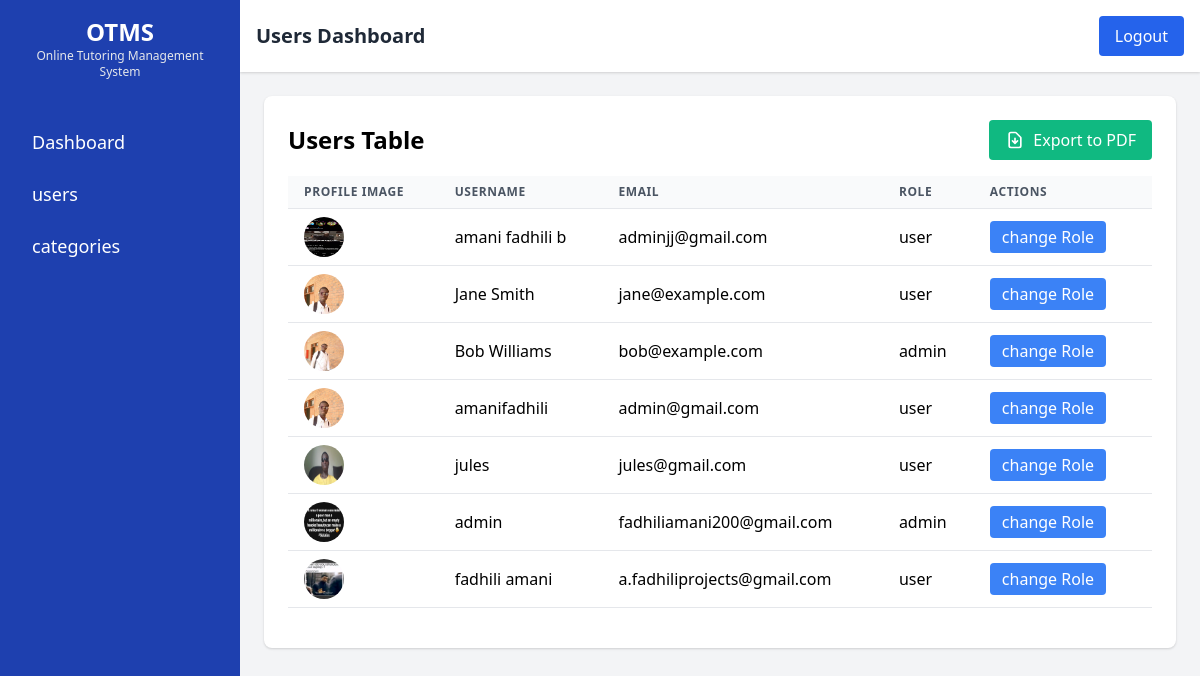
Page /admin/users.php on the earlier database version.
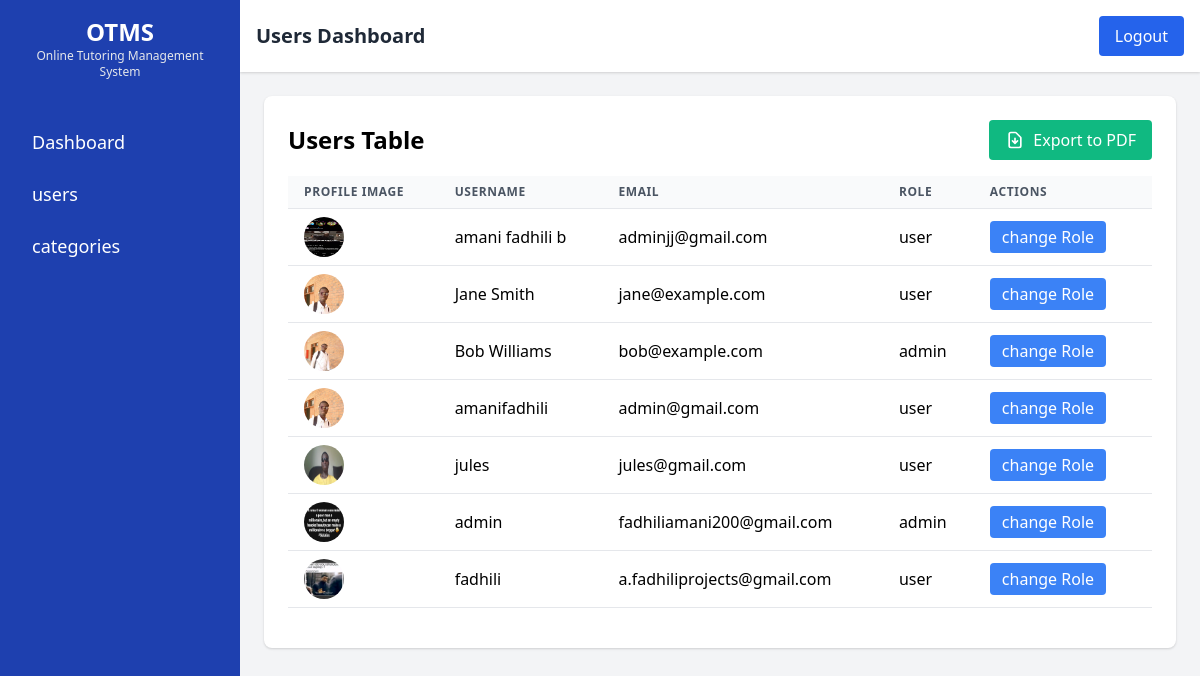
Same page on the later database version.
### tables this page shows
CREATE TABLE `users` (
  `user_id` int(11) NOT NULL,
  `user_name` varchar(50) NOT NULL,
  `email` varchar(110) NOT NULL,
  `password` varchar(110) NOT NULL,
  `profile_image` text DEFAULT NULL,
  `role` enum('user','admin') NOT NULL DEFAULT 'user'
);

### admin/users.php (the view, shortened to what this page needs)
<?php include('../user/db.php');
?>
<!DOCTYPE html>
<html lang="en">
<head>
    <link href="https://cdn.jsdelivr.net/npm/tailwindcss@2.2.19/dist/tailwind.min.css" rel="stylesheet">
</head>
<body class="bg-gray-100">
    <div class="flex h-screen overflow-hidden">
        <?php include 'sidebar.php'; ?>
        <div class="flex-1 flex flex-col w-full">
            <header class="bg-white shadow p-4 flex items-center justify-between">
                <h1 class="text-xl font-bold text-gray-800">Users Dashboard</h1>
                <div class="flex items-center space-x-4">
                    <button class="text-white bg-blue-600 px-4 py-2 rounded" onclick="window.location.href='../index.php'">Logout</button>
                </div>
            </header>
            <main class="flex-1 p-6 overflow-auto transition-all duration-300 w-full" id="main-content">
                <div class="bg-white rounded-lg shadow p-6">
                                    <div class="flex justify-between items-center mb-4">
                                        <h2 class="text-2xl font-bold">Users Table</h2>
                                        <button onclick="generatePDF()" class="bg-green-500 hover:bg-green-600 text-white px-4 py-2 rounded flex items-center">
                                            <svg class="w-5 h-5 mr-2" fill="none" stroke="currentColor" viewBox="0 0 24 24">
                                                <path stroke-linecap="round" stroke-linejoin="round" stroke-width="2" d="M12 10v6m0 0l-3-3m3 3l3-3m2 8H7a2 2 0 01-2-2V5a2 2 0 012-2h5.586a1 1 0 01.707.293l5.414 5.414a1 1 0 01.293.707V19a2 2 0 01-2 2z" />
                                            </svg>
                                            Export to PDF
                                        </button>
                                    </div>
                    <div class="overflow-x-auto">
                        <table class="min-w-full bg-white">
                            <thead>
                                <tr>
                                    <th class="py-2 px-4 border-b border-gray-200 bg-gray-50 text-left text-xs font-semibold text-gray-600 uppercase tracking-wider">Profile Image</th>
                                    <th class="py-2 px-4 border-b border-gray-200 bg-gray-50 text-left text-xs font-semibold text-gray-600 uppercase tracking-wider">Username</th>
                                    <th class="py-2 px-4 border-b border-gray-200 bg-gray-50 text-left text-xs font-semibold text-gray-600 uppercase tracking-wider">Email</th>
                                    <th class="py-2 px-4 border-b border-gray-200 bg-gray-50 text-left text-xs font-semibold text-gray-600 uppercase tracking-wider">Role</th>
                                    <th class="py-2 px-4 border-b border-gray-200 bg-gray-50 text-left text-xs font-semibold text-gray-600 uppercase tracking-wider">Actions</th>
                                </tr>
                            </thead>
                            <tbody>
                                <?php
                                $rows_per_page = 10;
                                $page = isset($_GET['page']) ? $_GET['page'] : 1;
                                $start = ($page - 1) * $rows_per_page;
                                $query = "SELECT * FROM users LIMIT $start, $rows_per_page";
                                $result = mysqli_query($conn, $query);
                                while ($row = mysqli_fetch_assoc($result)) {
                                    $username = $row['user_name'];
                                    $email = $row['email'];
                                    $image = $row['profile_image'];
                                    $role = $row['role'];
                                    $user_id = $row['user_id'];
                                    echo "<tr>";
                                    echo "<td class='py-2 px-4 border-b border-gray-200'><img src='../image/" . $image . "' alt='Profile Image' class='w-10 h-10 rounded-full'></td>";
                                    echo "<td class='py-2 px-4 border-b border-gray-200'>" . $username . "</td>";
                                    echo "<td class='py-2 px-4 border-b border-gray-200'>" . $email . "</td>";
                                    echo "<td class='py-2 px-4 border-b border-gray-200'>" . $role . "</td>";
                                    echo "<td class='py-2 px-4 border-b border-gray-200'>
                                            <button onclick='updateRole(" . $user_id . ")' class='bg-blue-500 text-white px-3 py-1 rounded mr-2 hover:bg-blue-600'>change Role</button>
                                          </td>";
                                    echo "</tr>";
                                }
                                ?>
                            </tbody>
                        </table>
                    </div>
                </div>
            </main>
        </div>
    </div>
</body>
</html>

Differences in the rows shown:
removed users: profile_image (picture), user_name "fadhili amani", email "a.fadhiliprojects@gmail.com", role "user"
added users: profile_image (picture), user_name "fadhili", email "a.fadhiliprojects@gmail.com", role "user"
